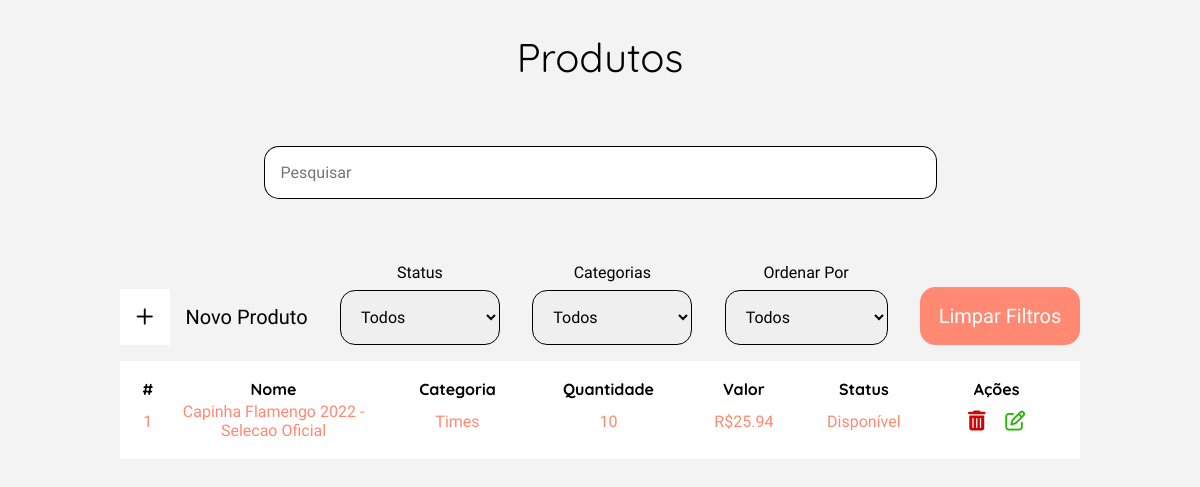
Page /view/listProdutos.php on the earlier database version.
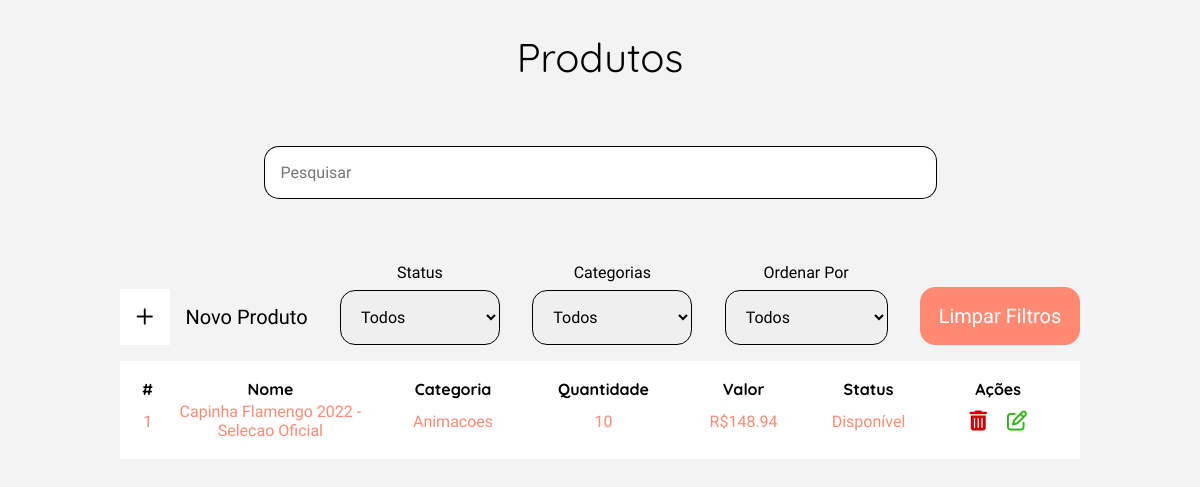
Same page on the later database version.
### tables this page shows
CREATE TABLE IF NOT EXISTS `user_produto` (
  `id_produto` INT NOT NULL AUTO_INCREMENT,
  `id_modelo_celular` INT NOT NULL,
  `id_categoria` INT NOT NULL,
  `nome_produto` VARCHAR(300) NOT NULL,
  `cod_produto` INT(4) ZEROFILL NOT NULL,
  `preco_produto` FLOAT NOT NULL,
  `peso_produto` INT NOT NULL COMMENT 'Peso em Gramas',
  `descricao_produto` VARCHAR(900) NOT NULL,
  `imagem_principal_produto` VARCHAR(300) NOT NULL,
  `quantidade_produto` INT NOT NULL,
  `categoria_special_produto` VARCHAR(200) NOT NULL,
  `garantias_produto` VARCHAR(300) NOT NULL COMMENT 'beneficios - ex - garantia 3 dias',
  `status` INT(1) NOT NULL COMMENT '2 - oferta 1 - disponivel 0 - indisponivel',
  `data_reg_produto` DATETIME NOT NULL DEFAULT CURRENT_TIMESTAMP COMMENT 'data e hora do registro',
  PRIMARY KEY (`id_produto`),
  CONSTRAINT `fk_id_modelo_celular`
    FOREIGN KEY (`id_modelo_celular`)
    REFERENCES `user_mod_celular` (`id_modelo_celular`)
    ON DELETE RESTRICT
    ON UPDATE CASCADE,
  CONSTRAINT `fk_id_categoria`
    FOREIGN KEY (`id_categoria`)
    REFERENCES `user_categoria` (`id_categoria`)
    ON DELETE RESTRICT
    ON UPDATE CASCADE);

CREATE TABLE IF NOT EXISTS `user_categoria` (
  `id_categoria` INT NOT NULL AUTO_INCREMENT,
  `nome_categoria` VARCHAR(200) NOT NULL,
  `img_categoria` VARCHAR(300) NOT NULL,
  `data_reg_cupom` DATETIME NOT NULL DEFAULT CURRENT_TIMESTAMP COMMENT 'data e hora do registro',
  `link_categoria` VARCHAR(300) NOT NULL,
  PRIMARY KEY (`id_categoria`)
);

### model/conexao.class.php (called while the page is built, shortened)
<?php
class Conexao{
    public function __construct(){
        try{
            $this->pdo = new PDO("mysql:dbname=2ucase_bd3;host=localhost","root","");
        }catch(PDOException $e){
            echo "Erro com banco de dados: " . $e->getMessage() . "<br>";
            exit();
        }catch(Exception $e){
            echo "Erro generico: " . $e->getMessage() . "<br>";
            exit();
        }
    }
}
?>

### model/Manager.class.php (called while the page is built, shortened)
<?php
require_once 'Conexao.class.php';
class Manager extends Conexao {
	public function listClient($table, $columnName) {
        $cmd = $this->pdo->query("SELECT * FROM {$table} ORDER by {$columnName} DESC");
        $res = $cmd->fetchAll(PDO::FETCH_ASSOC);
        return $res;
	}
    public function getInfo($table, $columnName, $id) {
		$sql = "SELECT * FROM $table WHERE {$columnName} = :id";
		$statement = $this->pdo->prepare($sql);
		$statement->bindValue(":id", $id);
		$statement->execute();
		return $statement->fetchAll();
	}
}

### view/listProdutos.php (the view, shortened to what this page needs)
<?php
require_once "../model/Manager.class.php";
$manager = new Manager();
$resultProdutos = $manager->listClient('user_produto', 'id_produto');
$exibCategoriaFilters = $manager->listClient('user_categoria', 'id_categoria');
?>
<!DOCTYPE html>
<html lang="pt-br">
<head>
    <?php require_once "../config/config.php"; ?>
    <link rel="stylesheet" href="../assets/css/produtos.css">
</head>
<body id="body-margin">
    <main class="container-produto">
        <h1>Produtos</h1>
        <article class="container-pesquisa">
            <form action="../controller/ControllerProdutoADM.php" method="POST">
                <div class="input-pesquisa">
                    <input type="text" name="searchBarProdutos" placeholder="Pesquisar" id="pesquisar-input">
                    <input type="submit" value="">
                </div>
            </form>
        </article>
        <section class="container-tabela-filter">
            <section class="container-filters">
                <button id="btn-new-produto" onclick="window.location.href='./CRUDAddProduto.php'">
                    <div class="icon-container">
                        <i class="fa-regular fa-plus"></i>
                    </div>
                    Novo Produto
                </button>
                <div class="box-status box-filter">
                    <label for="select-status">Status</label>
                    <select id="select-status" oninput="redirectStatus()" name="select-status">
                        <option>Todos</option>
                    </select>
                </div>
                <div class="box-faixa-preco box-filter">
                    <label for="select-faixa-preco">Categorias</label>
                    <select id="boselectx-categoria" oninput="redirectCategoria()" name="select-faixa-preco">
                        <option>Todos</option>
                    </select>
                </div>
                <div class="box-ordem box-filter">
                    <label for="select-ordem">Ordenar Por</label>
                    <select id="select-ordem" oninput="redirectOrdem()" name="select-ordem">
                        <option>Todos</option>
                    </select>
                </div>
                <div class="container-clean-filters box-filter">
                    <button id="btn-clean-filters" onclick="cleanFilters()">
                        Limpar Filtros
                    </button>
                </div>
            </section>
            <section class="container-tabela">
                <table class="table-clientes">
                    <tr>
                        <th>#</th>
                        <th>Nome</th>
                        <th>Categoria</th>
                        <th>Quantidade</th>
                        <th>Valor</th>
                        <th>Status</th>
                        <th>Ações</th>
                    </tr>
                    <?php
                    if (count($resultProdutos) > 0) :
                        for ($i = 0; $i < count($resultProdutos); $i++) :
                            $exibCategoria = $manager->getInfo('user_categoria', 'id_categoria', $resultProdutos[$i]['id_categoria']);
                            for ($jk = 0; $jk < count($exibCategoria); $jk++) :
                    ?>
                                <tr>
                                    <td><?= $resultProdutos[$i]['id_produto'] ?></td>
                                    <td id="table-name"><?= $resultProdutos[$i]['nome_produto'] ?></td>
                                    <td><?= $exibCategoria[$jk]['nome_categoria'] ?></td>
                                    <td><?= $resultProdutos[$i]['quantidade_produto'] ?></td>
                                    <td>R$<?= $resultProdutos[$i]['preco_produto'] ?></td>
                                    <td><?= $resultProdutos[$i]['status'] === 1 ? 'Disponível' : 'Indisponível' ?></td>
                                    <td id="btn-actions">
                                        <button id="delete-prod" onclick="window.location.href='../controller/ControllerProdutoADM.php?id=<?= $resultProdutos[$i]['id_produto'] ?>&action=deleteProdutoADM'">
                                            <i class="fa-solid fa-trash-can"></i>
                                        </button>
                                        <button id="edit-prod" onclick="window.location.href='./CRUDEditProduto.php?id=<?= $resultProdutos[$i]['id_produto'] ?>&action=editProdutoADM'">
                                            <i class="fa-regular fa-pen-to-square"></i>
                                        </button>
                                    </td>
                                </tr>
                    <?php
                            endfor;
                        endfor;
                    endif;
                    ?>
                </table>
            </section>
        </section>
    </main>
</body>
</html>

### config/config.php (shortened to what this page needs)
<!DOCTYPE html>
<html lang="en">
<head>
    <link rel="stylesheet" href="../assets/css/reset.css">
</head>
</html>

### assets/css/produtos.css (style rules this page uses)
.container-produto { display: flex; flex-direction: column; align-items: center; justify-content: center; gap: 4rem; margin-top: 2rem; }
.input-pesquisa { display: flex; }
.input-pesquisa input[type=text] { background-color: #ffff; padding: 1rem; border: 1px solid #000; border-right: none; width: 40rem; border-bottom-left-radius: 15px; border-top-left-radius: 15px; }
.input-pesquisa input[type=submit] { background-color: #ffff; border: 1px solid #000; border-left: none; background-image: url('../../view/img/lupapesquisa.png'); background-size: 20px 20px; background-position-y: center; background-position-x: center; background-repeat: no-repeat; padding: 1rem; cursor: pointer; border-bottom-right-radius: 15px; border-top-right-radius: 15px; }
.container-tabela-filter { display: flex; flex-direction: column; align-items: center; width: 60rem; }
.container-filters { display: flex; justify-content: space-between; width: 100%; align-items: flex-end; }
.box-filter { display: flex; flex-direction: column; gap: .5rem; align-items: center; }
.box-filter select, .box-filter input[type="month"] { padding: 1rem; border-radius: 15px; min-width: 10rem; border: 1px solid #000; }
#btn-new-produto { display: flex; align-items: center; gap: 1rem; background-color: transparent; border: none; cursor: pointer; }
#btn-new-produto .icon-container { background-color: #ffff; padding: 1rem; cursor: pointer; }
.container-tabela { width: 100%; background-color: #ffff; margin-top: 1rem; }
.container-tabela .table-clientes { width: 100%; padding: 1rem; }
.table-clientes tr #table-name { max-width: 8rem; }
.table-clientes tr td { text-align: center; }
#btn-actions button { padding: .5rem; background-color: transparent; border: none; }
#btn-actions #edit-prod i { color: #25b808; cursor: pointer; }
#btn-actions #delete-prod i { color: #ca0606; cursor: pointer; }

Differences in the rows shown:
changed user_produto id 1: id_categoria.nome_categoria "Times" → "Animacoes"; preco_produto "25.94" → "148.94"
